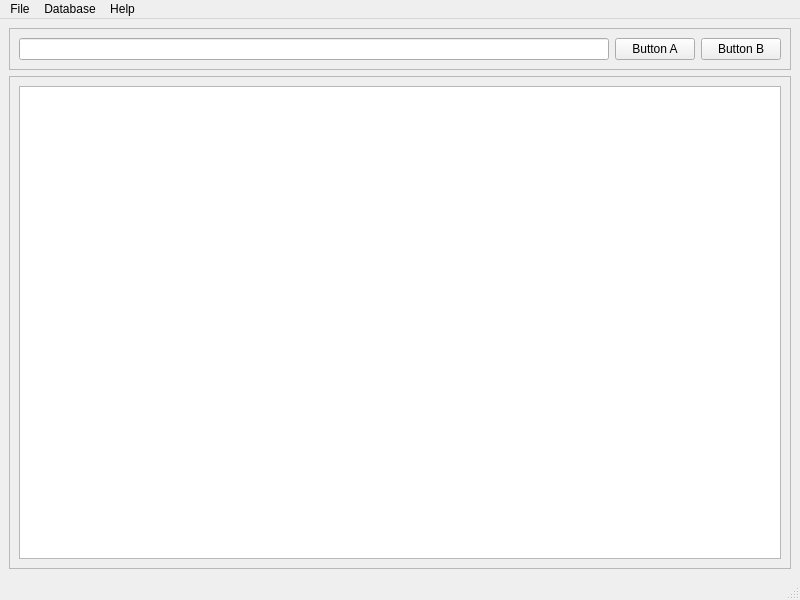
<?xml version="1.0" encoding="UTF-8"?>
<ui version="4.0">
 <class>MainWindow</class>
 <widget class="QMainWindow" name="MainWindow">
  <property name="geometry">
   <rect>
    <x>0</x>
    <y>0</y>
    <width>800</width>
    <height>600</height>
   </rect>
  </property>
  <property name="windowTitle">
   <string>MainWindow</string>
  </property>
  <widget class="QWidget" name="centralwidget">
   <layout class="QVBoxLayout" name="verticalLayout">
    <item>
     <widget class="QFrame" name="frame_2">
      <property name="frameShape">
       <enum>QFrame::StyledPanel</enum>
      </property>
      <property name="frameShadow">
       <enum>QFrame::Raised</enum>
      </property>
      <layout class="QHBoxLayout" name="horizontalLayout">
       <item>
        <widget class="QLineEdit" name="lineEdit"/>
       </item>
       <item>
        <widget class="QPushButton" name="pushButton_2">
         <property name="text">
          <string>Button A</string>
         </property>
        </widget>
       </item>
       <item>
        <widget class="QPushButton" name="pushButton">
         <property name="text">
          <string>Button B</string>
         </property>
        </widget>
       </item>
      </layout>
     </widget>
    </item>
    <item>
     <widget class="QFrame" name="frame">
      <property name="frameShape">
       <enum>QFrame::StyledPanel</enum>
      </property>
      <property name="frameShadow">
       <enum>QFrame::Raised</enum>
      </property>
      <layout class="QHBoxLayout" name="horizontalLayout_2">
       <item>
        <widget class="QTextEdit" name="textEdit"/>
       </item>
      </layout>
     </widget>
    </item>
   </layout>
  </widget>
  <widget class="QMenuBar" name="menubar">
   <property name="geometry">
    <rect>
     <x>0</x>
     <y>0</y>
     <width>800</width>
     <height>20</height>
    </rect>
   </property>
   <widget class="QMenu" name="menuFile">
    <property name="title">
     <string>File</string>
    </property>
    <addaction name="actionOpen"/>
    <addaction name="actionClose"/>
    <addaction name="separator"/>
    <addaction name="actionQuit"/>
   </widget>
   <widget class="QMenu" name="menuDatabase">
    <property name="title">
     <string>Database</string>
    </property>
    <addaction name="actionConnect"/>
    <addaction name="actionDisconnect"/>
   </widget>
   <widget class="QMenu" name="menuHelp">
    <property name="title">
     <string>Help</string>
    </property>
    <addaction name="actionYou_are_on_your_own"/>
   </widget>
   <addaction name="menuFile"/>
   <addaction name="menuDatabase"/>
   <addaction name="menuHelp"/>
  </widget>
  <widget class="QStatusBar" name="statusbar"/>
  <action name="actionOpen">
   <property name="text">
    <string>Open...</string>
   </property>
  </action>
  <action name="actionClose">
   <property name="text">
    <string>Close</string>
   </property>
  </action>
  <action name="actionQuit">
   <property name="text">
    <string>Quit</string>
   </property>
  </action>
  <action name="actionConnect">
   <property name="text">
    <string>Connect</string>
   </property>
  </action>
  <action name="actionDisconnect">
   <property name="text">
    <string>Disconnect</string>
   </property>
  </action>
  <action name="actionYou_are_on_your_own">
   <property name="text">
    <string>You are on your own..</string>
   </property>
  </action>
 </widget>
 <resources/>
 <connections/>
</ui>
